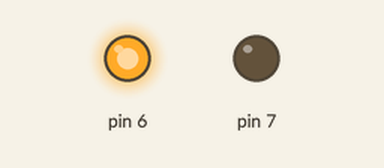
Simulated run of this sketch. Board: Arduino Uno, built with avr-gcc and run on an emulated ATmega328P. On the bench: output pins drawn as LEDs (lit = HIGH).

Above: at 1.0 s.
At 3.0 s:
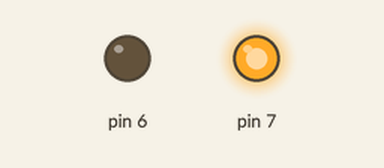
At 5.0 s:
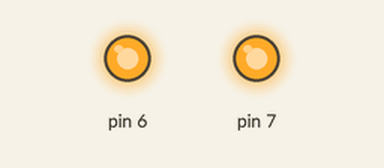
At 7.0 s:
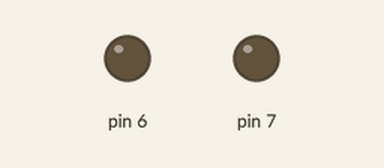
Timing chart, 0 to 10.4 s (numbered marks = the images above):
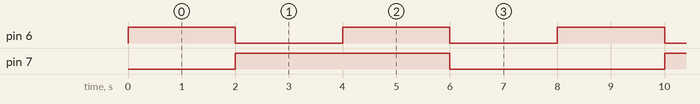

The sketch:

motor_driver.ino
```cpp
void setup() {
  // put your setup code here, to run once:
pinMode(6, OUTPUT);
pinMode(7, OUTPUT);
}

void loop() {
  // put your main code here, to run repeatedly:
digitalWrite(6, HIGH);
digitalWrite(7, LOW);
delay(2000);
digitalWrite(6, LOW);
digitalWrite(7, HIGH);
delay(2000);
digitalWrite(6, HIGH);
digitalWrite(7, HIGH);
delay(2000);
digitalWrite(6, LOW);
digitalWrite(7, LOW);
delay(2000);
}
```

Measured:
- by itself, pin 6: alternates HIGH for 2.0 s and LOW for 2.0 s
- by itself, pin 7: alternates HIGH for 4.0 s and LOW for 4.0 s
- by itself, everything shown: repeats every 8.0 s, in 4 steps
